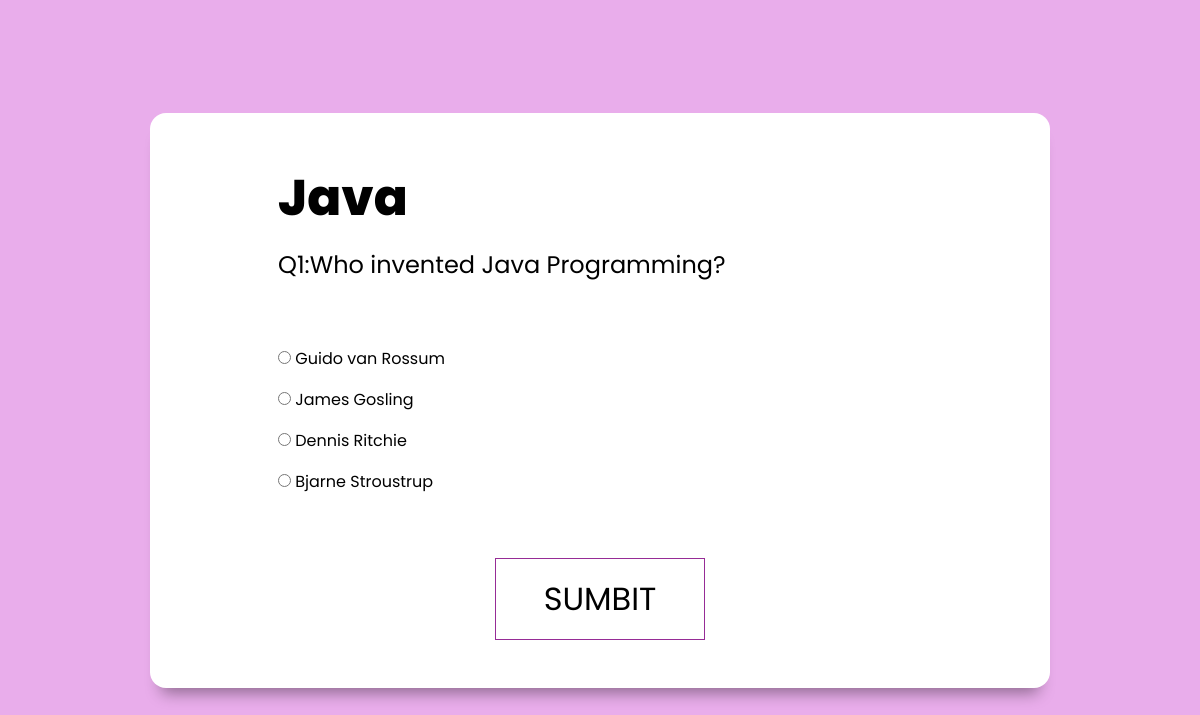
Page /mainjava.php?n=1 on the committed database.
### tables this page shows
CREATE TABLE `javaquestions` (
  `qid` int(255) NOT NULL,
  `question` varchar(255) NOT NULL
);

CREATE TABLE `javaanswers` (
  `ans_id` int(255) NOT NULL,
  `answer` varchar(255) NOT NULL,
  `is_correct` int(255) NOT NULL,
  `ans_options` int(255) NOT NULL
);

### mainjava.php (the view, shortened to what this page needs)
<?php
include 'mainconnection.php';
$number=$_GET['n'];
$ques_number="SELECT * FROM javaquestions WHERE qid=$number";
$result=mysqli_query($conquiz,$ques_number);
$question=mysqli_fetch_assoc($result);
$ans_options="SELECT * FROM javaanswers WHERE ans_options=$number";
$choices=mysqli_query($conquiz,$ans_options);
?>
<!DOCTYPE html>
<html lang="en">
<head>
    <link rel="stylesheet" href="css/styleque.css">
</head>
<body>
    <div class="main-div">
        <div class="inner-div">
            <form action="marksjava.php" method="post" id="form">
            <header>
                <div class="title">Java</div>
            </header>
            <h2 class="question">
                    <?php echo $question['question']?>
                </h2>
                <ul>
            <?php while($rows=mysqli_fetch_assoc($choices))
            {?>
                    <li>
                    <input type="radio" name="choice" value="<?php echo $rows['ans_id']?>"id="ans1" class="answer">
                    <label for="ans1" id="option1"> <?php echo $rows['answer']?></label>
                    </li>
                </ul>
            <?php }?>
        <input type="submit" id="sumbit" value="SUMBIT" name="sumbit">
        </form>
        </div>
    </div>
</body>
</html>

### css/styleque.css (style rules this page uses)
* { margin: 0; padding: 0; box-sizing: border-box; font-family: 'Josefin Sans', sans-serif; font-family: 'Poppins', sans-serif; }
.main-div { width: 100vw; height: 100vh; display: flex; align-items: center; justify-content: center; flex-direction: column; background-color: hsl(298, 61%, 80%); }
.inner-div { width: 900px; background-color: #fff; padding: 3rem 8rem; border-radius:1rem; box-shadow: 0 1rem 1rem -0.7rem rgba(0,0,0,0.4); }
.inner-div h2 { font-size: 1.5rem; font-weight: 400; margin: 1rem 0 4rem 0; }
.inner-div li { font-size: 1rem; margin-top: 1rem; list-style: none; }
#sumbit { padding: 1rem 3rem; font-size: 2rem; font-weight: 400; display: block; margin: auto; color: black; background-color: transparent; border: 1px solid #962c96; margin-top: 4rem; cursor: pointer; }
.title { font-size: 50px; font-weight: 800; }
.inner-div header { position: relative; display: flex; height: 70px; justify-content: space-between; }

### rows in the picture
javaquestions: question "Q1:Who invented Java Programming?"
javaanswers: answer "Guido van Rossum"
javaanswers: answer "James Gosling"
javaanswers: answer "Dennis Ritchie"
javaanswers: answer "Bjarne Stroustrup"
